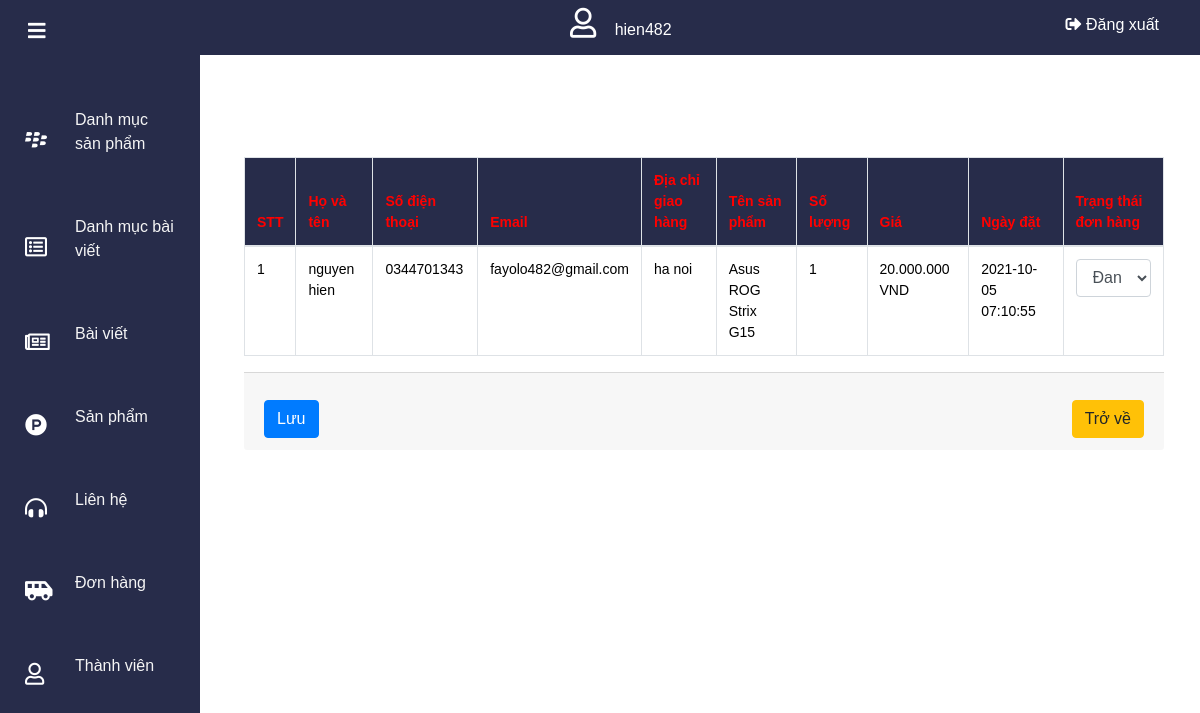
The app's page /admin/order/update.php?id=11 (signed in) with its own data.
### tables this page shows
CREATE TABLE IF NOT EXISTS `order_details` (
  `id` int(11) NOT NULL AUTO_INCREMENT,
  `order_id` int(11) DEFAULT NULL,
  `product_id` int(11) DEFAULT NULL,
  `num` int(11) DEFAULT NULL,
  `price` float DEFAULT NULL,
  PRIMARY KEY (`id`)
);

CREATE TABLE IF NOT EXISTS `orders` (
  `id` int(11) NOT NULL AUTO_INCREMENT,
  `fullname` varchar(100) DEFAULT NULL,
  `phone_number` varchar(20) DEFAULT NULL,
  `email` varchar(200) DEFAULT NULL,
  `address` varchar(200) DEFAULT NULL,
  `order_date` datetime DEFAULT NULL,
  `id_trangthai` int(11) NOT NULL,
  PRIMARY KEY (`id`)
);

CREATE TABLE IF NOT EXISTS `product` (
  `id_pr` int(11) NOT NULL AUTO_INCREMENT,
  `title` varchar(350) NOT NULL,
  `thumbnail` varchar(300) DEFAULT NULL,
  `price_old` varchar(200) DEFAULT NULL,
  `price` varchar(300) DEFAULT NULL,
  `id_category` int(11) DEFAULT NULL,
  PRIMARY KEY (`id_pr`)
);

### config/db.php (called while the page is built, shortened)
<?php
function executeResult($sql, $isSingle = false) {
    $conn = mysqli_connect(HOST, USERNAME, PASSWORD, DATABASE);
    mysqli_set_charset($conn, 'utf8');
    $resultset = mysqli_query($conn, $sql);
    $data      = [];
    if($isSingle) {
        $data = mysqli_fetch_array($resultset, 1);
    } else {
        while (($row = mysqli_fetch_array($resultset, 1)) != null) {
            $data[] = $row;
        }
    }
    return $data;
}

### admin/order/update.php (the view, shortened to what this page needs)
<?php
require_once("../../config/db.php");
if (isset($_GET['id'])) {
    $id       = $_GET['id'];
    $sql = "SELECT * from order_details, orders, trangthaii, product WHERE order_details.order_id = orders.id AND orders.id_trangthai = trangthaii.id_trangthai AND order_details.product_id = product.id_pr and orders.id = $id";
    $news = executeResult($sql);
    foreach ($news as $order) {
        if ($order != null) {
            $name = $order['fullname'];
            $phone_number = $order['phone_number'];
            $email = $order['email'];
            $address = $order['address'];
            $title = $order['title'];
            $num = $order['num'];
            $price = $order['price'];
            $order_date = $order['order_date'];
        }
    }
}
?>
<!DOCTYPE html>
<html lang="en">
<head>
    <link rel="stylesheet" href="https://cdnjs.cloudflare.com/ajax/libs/font-awesome/5.15.3/css/all.min.css" />
    <link href="//maxcdn.bootstrapcdn.com/bootstrap/4.1.1/css/bootstrap.min.css" rel="stylesheet" id="bootstrap-css">
    <link rel="stylesheet" type="text/css" href="../../css/admin.css">
    <link rel="stylesheet" href="https://maxcdn.bootstrapcdn.com/bootstrap/4.0.0/css/bootstrap.min.css">
</head>
<body>
    <?php include '../header.php' ?>
    <main>
        <div class="card-body">
            <form method="POST">
                <table class="table table-hover table-bordered">
                    <thead style="background-color: #272c4a;">
                        <tr>
                            <th>STT</th>
                            <th>Họ và tên</th>
                            <th>Số điện thoại</th>
                            <th>Email</th>
                            <th>Địa chỉ giao hàng</th>
                            <th>Tên sản phẩm</th>
                            <th>Số lượng</th>
                            <th>Giá</th>
                            <th>Ngày đặt</th>
                            <th>Trạng thái đơn hàng</th>
                        </tr>
                    </thead>
                    <tbody>
                        <tr>
                            <td>1</th>
                            <td><?= $name ?></td>
                            <td><?= $phone_number ?></td>
                            <td><?= $email ?></td>
                            <td><?= $address ?></td>
                            <td><?= $title ?></td>
                            <td><?= $num ?></td>
                            <td><?= number_format($price, 0, ",", ".") ?> VND</td>
                            <td><?= $order_date ?></td>
                            <td>
                                <select class="form-control" aria-label="Default select example" name="id-trangthai">
                                    <?php
                                    $sql = "SELECT * FROM trangthaii";
                                    $result = executeResult($sql);
                                    foreach ($result as $item) {
                                        echo '
                                      <option value="' . $item['id_trangthai'] . '">' . $item['name_trangthai'] . '</option>
                                ';
                                    }
                                    ?>
                                </select>
                        </tr>
                    </tbody>
                </table>
                <div class="card-footer d-flex justify-content-between">
                    <button class="btn btn-primary ">
                        Lưu
                    </button>
                    <a class="btn btn-warning " href="../order/">
                        Trở về
                    </a>
                </div>
            </form>
        </div>
    </main>
</body>

### css/admin.css (style rules this page uses)
* { margin: 0; padding: 0; box-sizing: border-box; outline: none; font-family: "Poppins", sans-serif; }
body { background-color: #f4f4fb; }
main { min-height: 100%; padding: 5.1rem 1rem 2rem 14rem; transition: all 0.4s ease-in-out; }
table { width: 100%; border-collapse: collapse; background-color: #e4e5ec; }
table tr { color: #000; }
table th { color: red; padding: 0 5px; font-size: 1.2rem; }
table th, table td { padding: 1rem 0.5rem; text-align: left; font-size: 14px; }
.btn { margin-top: 15px; padding: 10px 25px; background-color: green; border: none; outline: none; border-radius: 5px; color: #fff; cursor: pointer; }

### records on screen
order_details: order.fullname "nguyen hien", order.phone_number "0344701343", order.email "fayolo482@gmail.com", order.address "ha noi", product.title "Asus ROG Strix G15", num "1", product.price "20.000.000", order.order_date "2021-10-05 07:10:55"

### other values on screen
$_SESSION['user'] "hien482"
form field id-trangthai "Đang giao hàng"
